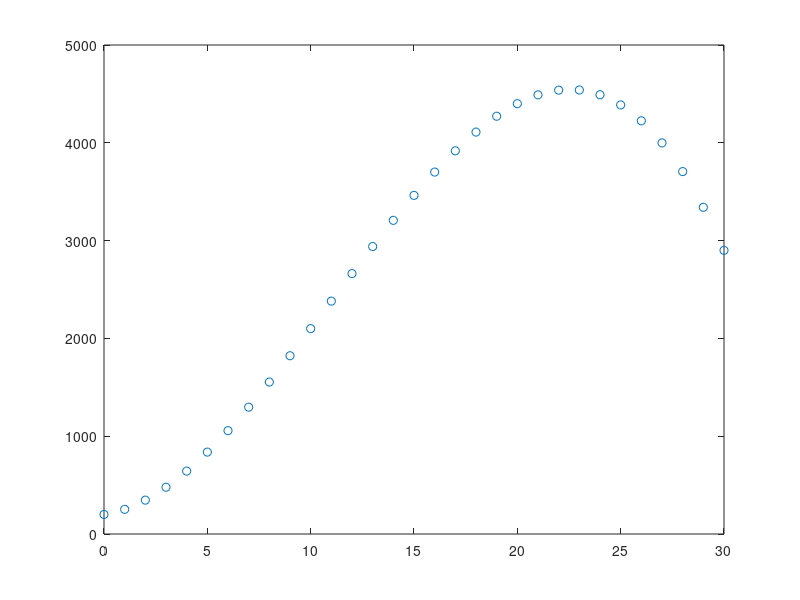
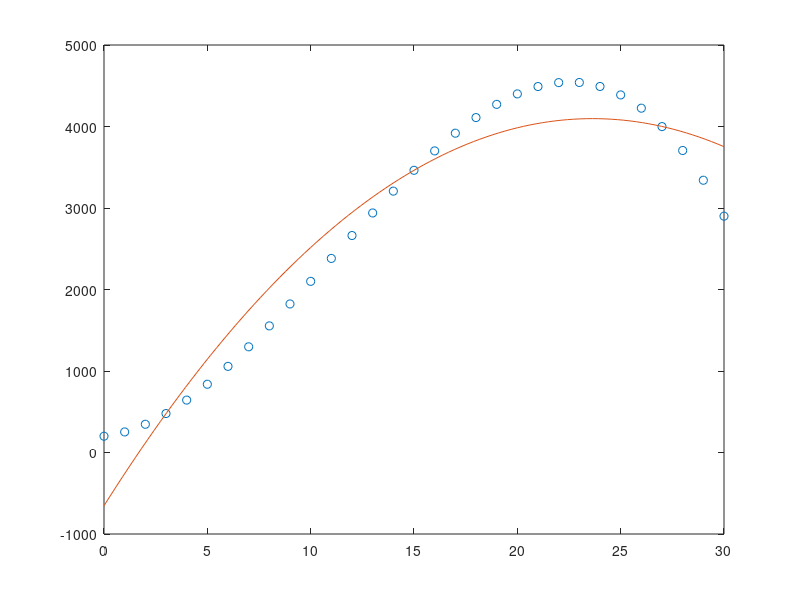

Write MATLAB code to recreate these figures, in order. (Note: this script raises an error after producing the figures.)
% L10_Exercise_03

warning off;

% Create polynomial test data
T_Data = [0 1 2 3 4 5 6 7 8 9 10 11 12 13 14 15 16 17 18 19 20 21 22 23 24 25 26 27 28 29 30];
S_Data = -0.7*T_Data.*T_Data.*T_Data + 23*T_Data.*T_Data + 30*T_Data + 200;
num_pts = size(T_Data,2);
last_x = T_Data(end);

figure('Name','Experimental Data','NumberTitle','off');
plot(T_Data, S_Data,'o')
hold off

pause

% Fit data to 2nd order polynomial
p_2nd = polyfit(T_Data, S_Data, 2);

% Create polynomial at fine resolution
x1 = linspace(0,last_x);
y1 = polyval(p_2nd,x1);

figure('Name','2nd Order Polynomial Fit (Perfect Data)','NumberTitle','off');
plot(T_Data, S_Data,'o')
hold on
plot(x1,y1)
hold off

% Display results
message = sprintf('Correct Polynomial');
message = char(message, sprintf('y = ????'));
message = char(message, sprintf(''));
message = char(message, sprintf('Fitted Polynomial (2nd Order)'));
message = char(message, sprintf('y = %.2f*x^2 + %.2f*x + %.2f', p_2nd(1), p_2nd(2), p_2nd(3)));
hd = msgbox(cellstr(message), 'Polynomial Information for Perfect Data');
set(hd, 'position', [300 300 350 100]);

% Create polynomial at data resolution for R squared calculation
x2 = 0:1:last_x;
y2 = polyval(p_2nd,x2);

% Calculate R squared and AIC
SSR = 0;
SST = 0;
mean_y = mean(S_Data);
for i=1:num_pts
    SSR = SSR + (y2(i) - mean_y)*(y2(i) - mean_y);
    SST = SST + (S_Data(i) - mean_y)*(S_Data(i) - mean_y);
end
R_squared_2nd_ideal = SSR/SST;
AIC_2nd_ideal = 2*(3+1) - num_pts*log(R_squared_2nd_ideal/num_pts);

pause

% Fit data to 3rd order polynomial
p_3rd = polyfit(T_Data, S_Data, 3);

% Create polynomial at fine resolution
x1 = linspace(0,30);
y1 = polyval(p_3rd,x1);

figure('Name','3rd Order Polynomial Fit (Perfect Data)','NumberTitle','off');
plot(T_Data, S_Data,'o')
hold on
plot(x1,y1)
hold off

% Display results
message = sprintf('Correct Polynomial');
message = char(message, sprintf('y = -0.70*x^3 + 23.00*x^2 + 30.00*x + 200.00'));
message = char(message, sprintf(''));
message = char(message, sprintf('Fitted Polynomial (3rd Order)'));
message = char(message, sprintf('y = %.2f*x^3 + %.2f*x^2 + %.2f*x + %.2f', p_3rd(1), p_3rd(2), p_3rd(3), p_3rd(4)));
hd = msgbox(cellstr(message), 'Polynomial Information for Perfect Data');
set(hd, 'position', [300 300 350 100]);

% Create polynomial at data resolution for R squared calculation
y2 = polyval(p_3rd,x2);

% Calculate R squared and AIC
SSR = 0;
SST = 0;
mean_y = mean(S_Data);
for i=1:num_pts
    SSR = SSR + (y2(i) - mean_y)*(y2(i) - mean_y);
    SST = SST + (S_Data(i) - mean_y)*(S_Data(i) - mean_y);
end
R_squared_3rd_ideal = SSR/SST;
AIC_3rd_ideal = 2*(4+1) - num_pts*log(R_squared_3rd_ideal/num_pts);

pause

% Fit data to 7th order polynomial
p_7th = polyfit(T_Data, S_Data, 7);

% Create polynomial at fine resolution
y1 = polyval(p_7th,x1);

figure('Name','7th Order Polynomial Fit (Perfect Data)','NumberTitle','off');
plot(T_Data, S_Data,'o')
hold on
plot(x1,y1)
hold off

% Display results
message = sprintf('Correct Polynomial');
message = char(message, sprintf('y = -0.70*x^3 + 23.00*x^2 + 30.00*x + 200.00'));
message = char(message, sprintf(''));
message = char(message, sprintf('Fitted Polynomial (7th Order)'));
message = char(message, sprintf('y = %.2f*x^7 + %.2f*x^6 + %.2f*x^5 + %.2f*x^4', p_7th(1), p_7th(2), p_7th(3), p_7th(4)));
message = char(message, sprintf('+ %.2f*x^3 + %.2f*x^2 + %.2f*x + %.2f', p_7th(5), p_7th(6), p_7th(7), p_7th(8)));
hd = msgbox(cellstr(message), 'Polynomial Information for Perfect Data');
set(hd, 'position', [300 300 350 100]);

% Create polynomial at data resolution for R squared calculation
y2 = polyval(p_7th,x2);

% Calculate R squared and AIC
SSR = 0;
SST = 0;
mean_y = mean(S_Data);
for i=1:num_pts
    SSR = SSR + (y2(i) - mean_y)*(y2(i) - mean_y);
    SST = SST + (S_Data(i) - mean_y)*(S_Data(i) - mean_y);
end
R_squared_7th_ideal = SSR/SST;
AIC_7th_ideal = 2*(8+1) - num_pts*log(R_squared_7th_ideal/num_pts);

pause

% Input noise level required
prompt = {'Enter noise level (% of maximum signal):'};
dlg_title = 'Noise level';
num_lines = 1;
def = {'20'};
answer = newid(prompt,dlg_title,num_lines,def);
noise_percent = str2double(answer);

% Generate noise for individual points
% Noise will be between -1 and +1
noise = 2*(rand(31,1)-0.5);
% Scale by appropriate percentage
noise = noise*max(S_Data)*noise_percent/100;
noise = noise';

% Add noise to signal
S_Noisy = S_Data+noise;

figure('Name','Experimental Data (Noisy)','NumberTitle','off');
plot(T_Data, S_Noisy,'o')
hold off

pause

% Fit data to 2nd order polynomial
p_2nd_noisy = polyfit(T_Data, S_Noisy, 2);

% Create polynomial at fine resolution
x1 = linspace(0,30);
y1 = polyval(p_2nd_noisy,x1);

figure('Name','2nd Order Polynomial Fit (Noisy Data)','NumberTitle','off');
plot(T_Data, S_Noisy,'o')
hold on
plot(x1,y1)
hold off

% Display results
message = sprintf('Correct Polynomial');
message = char(message, sprintf('y = -0.70*x^3 + 23.00*x^2 + 30.00*x + 200.00'));
message = char(message, sprintf(''));
message = char(message, sprintf('Fitted Polynomial (2nd Order)'));
message = char(message, sprintf('y = %.2f*x^2 + %.2f*x + %.2f', p_2nd_noisy(1), p_2nd_noisy(2), p_2nd_noisy(3)));
hd = msgbox(cellstr(message), 'Polynomial Information for Noisy Data');
set(hd, 'position', [300 300 350 100]);

% Create polynomial at data resolution for R squared calculation
y2 = polyval(p_2nd_noisy,x2);

% Calculate R squared and AIC
SSR = 0;
SST = 0;
mean_y = mean(S_Noisy);
for i=1:num_pts
    SSR = SSR + (y2(i) - mean_y)*(y2(i) - mean_y);
    SST = SST + (S_Data(i) - mean_y)*(S_Data(i) - mean_y);
end
R_squared_2nd_noisy = SSR/SST;
AIC_2nd_noisy = 2*(3+1) - num_pts*log(R_squared_2nd_noisy/num_pts);

pause

% Fit data to 3rd order polynomial
p_3rd_noisy = polyfit(T_Data, S_Noisy, 3);

% Create polynomial at fine resolution
y1 = polyval(p_3rd_noisy,x1);

figure('Name','3rd Order Polynomial Fit (Noisy Data)','NumberTitle','off');
plot(T_Data, S_Noisy,'o')
hold on
plot(x1,y1)
hold off

% Display results
message = sprintf('Correct Polynomial');
message = char(message, sprintf('y = -0.70*x^3 + 23.00*x^2 + 30.00*x + 200.00'));
message = char(message, sprintf(''));
message = char(message, sprintf('Fitted Polynomial (3rd Order)'));
message = char(message, sprintf('y = %.2f*x^3 + %.2f*x^2 + %.2f*x + %.2f', p_3rd_noisy(1), p_3rd_noisy(2), p_3rd_noisy(3), p_3rd_noisy(4)));
hd = msgbox(cellstr(message), 'Polynomial Information for Noisy Data');
set(hd, 'position', [300 300 350 100]);

% Create polynomial at data resolution for R squared calculation
y2 = polyval(p_3rd_noisy,x2);

% Calculate R squared and AIC
SSR = 0;
SST = 0;
mean_y = mean(S_Noisy);
for i=1:num_pts
    SSR = SSR + (y2(i) - mean_y)*(y2(i) - mean_y);
    SST = SST + (S_Noisy(i) - mean_y)*(S_Noisy(i) - mean_y);
end
R_squared_3rd_noisy = SSR/SST;
AIC_3rd_noisy = 2*(4+1) - num_pts*log(R_squared_3rd_noisy/num_pts);

pause

% Input polynomial order required
prompt = {'Enter polynomial order:'};
dlg_title = 'Polynomial Order';
num_lines = 1;
def = {'7'};
answer = newid(prompt,dlg_title,num_lines,def);
poly_order1 = str2double(answer);

% Fit data to higher order polynomial
p_nth_noisy = polyfit(T_Data, S_Noisy, poly_order1);

% Create polynomial at fine resolution
x1 = linspace(0,30);
y1 = polyval(p_nth_noisy,x1);

figure('Name','nth Order Polynomial Fit (Noisy Data)','NumberTitle','off');
plot(T_Data, S_Noisy,'o')
hold on
plot(x1,y1)
hold off

% Display results
message = sprintf('Correct Polynomial');
message = char(message, sprintf('y = -0.70*x^3 + 23.00*x^2 + 30.00*x + 200.00'));
message = char(message, sprintf(''));
message = char(message, sprintf('Fitted Polynomial (nth Order)'));
message = char(message, sprintf('y = %.2f*x^%d', p_nth_noisy(1), poly_order1));
for i=2:poly_order1
    message = char(message, sprintf('+ %.2f*x^%d', p_nth_noisy(i), poly_order1-i+1));
end
message = char(message, sprintf('+ %.2f', p_nth_noisy(end)));
hd = msgbox(cellstr(message), 'Polynomial Information for Noisy Data');
set(hd, 'position', [300 300 350 350]);

% Create polynomial at data resolution for R squared calculation
y2 = polyval(p_nth_noisy,x2);

% Calculate R squared and AIC
SSR = 0;
SST = 0;
mean_y = mean(S_Noisy);
for i=1:num_pts
    SSR = SSR + (y2(i) - mean_y)*(y2(i) - mean_y);
    SST = SST + (S_Noisy(i) - mean_y)*(S_Noisy(i) - mean_y);
end
R_squared_nth_noisy1 = SSR/SST;
AIC_nth_noisy1 = 2*(poly_order1+2) - num_pts*log(R_squared_nth_noisy1/num_pts);

pause

% Input polynomial order required
prompt = {'Enter polynomial order:'};
dlg_title = 'Polynomial Order';
num_lines = 1;
def = {'7'};
answer = newid(prompt,dlg_title,num_lines,def);
poly_order2 = str2double(answer);

% Fit data to higher order polynomial
p_nth_noisy = polyfit(T_Data, S_Noisy, poly_order2);

% Create polynomial at fine resolution
x1 = linspace(0,30);
y1 = polyval(p_nth_noisy,x1);

figure('Name','nth Order Polynomial Fit (Noisy Data)','NumberTitle','off');
plot(T_Data, S_Noisy,'o')
hold on
plot(x1,y1)
hold off

% Display results
message = sprintf('Correct Polynomial');
message = char(message, sprintf('y = -0.70*x^3 + 23.00*x^2 + 30.00*x + 200.00'));
message = char(message, sprintf(''));
message = char(message, sprintf('Fitted Polynomial (nth Order)'));
message = char(message, sprintf('y = %.2f*x^%d', p_nth_noisy(1), poly_order2));
for i=2:poly_order2
    message = char(message, sprintf('+ %.2f*x^%d', p_nth_noisy(i), poly_order2-i+1));
end
message = char(message, sprintf('+ %.2f', p_nth_noisy(end)));
hd = msgbox(cellstr(message), 'Polynomial Information for Noisy Data');
set(hd, 'position', [300 300 350 350]);

% Create polynomial at data resolution for R squared calculation
y2 = polyval(p_nth_noisy,x2);

% Calculate R squared and AIC
SSR = 0;
SST = 0;
mean_y = mean(S_Noisy);
for i=1:num_pts
    SSR = SSR + (y2(i) - mean_y)*(y2(i) - mean_y);
    SST = SST + (S_Noisy(i) - mean_y)*(S_Noisy(i) - mean_y);
end
R_squared_nth_noisy2 = SSR/SST;
AIC_nth_noisy2 = 2*(poly_order2+2) - num_pts*log(R_squared_nth_noisy2/num_pts);

pause

% Display results
message = sprintf('R squared values');
message = char(message, sprintf('Ideal data 2nd order polynomial R^2 = %.3f,   AIC = %.3f', R_squared_2nd_ideal, AIC_2nd_ideal));
message = char(message, sprintf('Ideal data 3rd order polynomial R^2 = %.3f,   AIC = %.3f', R_squared_3rd_ideal, AIC_3rd_ideal));
message = char(message, sprintf('Ideal data 7th order polynomial R^2 = %.3f,   AIC = %.3f', R_squared_7th_ideal, AIC_7th_ideal));
message = char(message, sprintf(''));
message = char(message, sprintf('Noisy data 2nd order polynomial R^2 = %.3f,   AIC = %.3f', R_squared_2nd_noisy, AIC_2nd_noisy));
message = char(message, sprintf('Noisy data 3rd order polynomial R^2 = %.3f,   AIC = %.3f', R_squared_3rd_noisy, AIC_3rd_noisy));
message = char(message, sprintf('Ideal data %dth order polynomial R^2 = %.3f,   AIC = %.3f', poly_order1, R_squared_nth_noisy1, AIC_nth_noisy1));
message = char(message, sprintf('Ideal data %dth order polynomial R^2 = %.3f,   AIC = %.3f', poly_order2, R_squared_nth_noisy2, AIC_nth_noisy2));
hd = msgbox(cellstr(message), 'Quality of Data Fit');
set(hd, 'position', [300 300 350 150]);

pause

%clear all
%close all